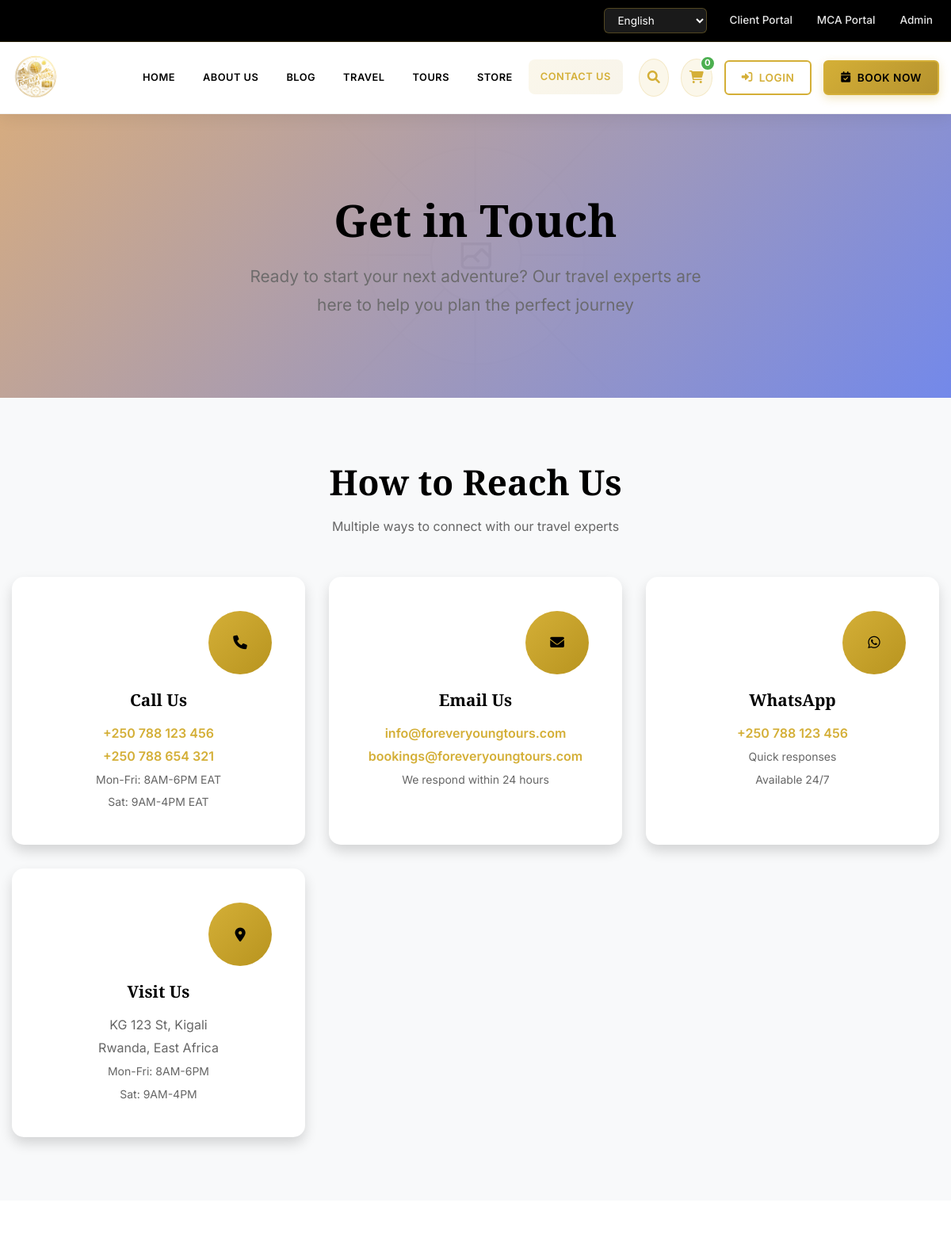
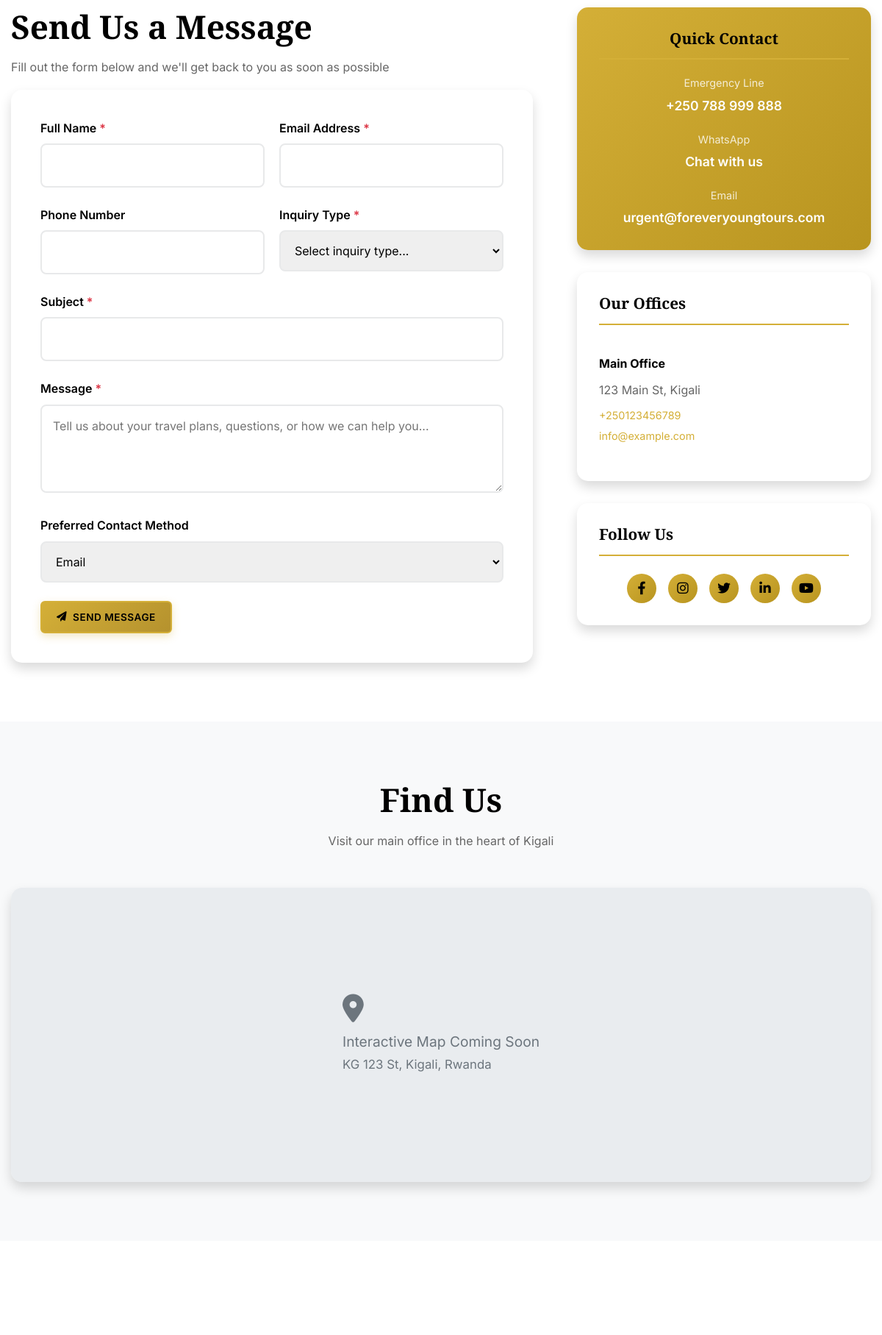
The page /contact.php (upper part) on the database its author committed (2 pictures, top to bottom).
### tables this page shows
CREATE TABLE `office_locations` (
  `id` int(11) NOT NULL,
  `name` varchar(255) NOT NULL,
  `address` text DEFAULT NULL,
  `phone` varchar(50) DEFAULT NULL,
  `email` varchar(100) DEFAULT NULL,
  `map_url` text DEFAULT NULL,
  `created_at` datetime DEFAULT current_timestamp(),
  `status` enum('active','inactive') DEFAULT 'active',
  `is_primary` tinyint(1) DEFAULT 0
);

### contact.php (the view, shortened to what this page needs)
<?php
require_once 'config/config.php';
$offices = $db->query("
    SELECT * FROM office_locations
    WHERE status = 'active'
    ORDER BY name
")->fetchAll();
?>
<!DOCTYPE html>
<html lang="en">
<head>
    <link rel="stylesheet" href="assets/css/style.css">
    <link href="https://cdnjs.cloudflare.com/ajax/libs/font-awesome/6.0.0/css/all.min.css" rel="stylesheet">
</head>
<body>
    <?php include 'includes/header.php'; ?>
    <section class="contact-hero">
        <div class="container">
            <h1>Get in Touch</h1>
            <p>Ready to start your next adventure? Our travel experts are here to help you plan the perfect journey</p>
        </div>
    </section>
    <section class="contact-info-section">
        <div class="container">
            <div class="section-header text-center">
                <h2>How to Reach Us</h2>
                <p>Multiple ways to connect with our travel experts</p>
            </div>
            <div class="contact-info-grid">
                <div class="contact-info-card">
                    <div class="contact-icon">
                        <i class="fas fa-phone"></i>
                    </div>
                    <h3 class="contact-info-title">Call Us</h3>
                    <div class="contact-info-details">
                        <a href="tel:+250788123456">+250 788 123 456</a><br>
                        <a href="tel:+250788654321">+250 788 654 321</a><br>
                        <small>Mon-Fri: 8AM-6PM EAT<br>Sat: 9AM-4PM EAT</small>
                    </div>
                </div>
                <div class="contact-info-card">
                    <div class="contact-icon">
                        <i class="fas fa-envelope"></i>
                    </div>
                    <h3 class="contact-info-title">Email Us</h3>
                    <div class="contact-info-details">
                        <a href="mailto:info@foreveryoungtours.com">info@foreveryoungtours.com</a><br>
                        <a href="mailto:bookings@foreveryoungtours.com">bookings@foreveryoungtours.com</a><br>
                        <small>We respond within 24 hours</small>
                    </div>
                </div>
                <div class="contact-info-card">
                    <div class="contact-icon">
                        <i class="fab fa-whatsapp"></i>
                    </div>
                    <h3 class="contact-info-title">WhatsApp</h3>
                    <div class="contact-info-details">
                        <a href="https://wa.me/250788123456" target="_blank">+250 788 123 456</a><br>
                        <small>Quick responses<br>Available 24/7</small>
                    </div>
                </div>
                <div class="contact-info-card">
                    <div class="contact-icon">
                        <i class="fas fa-map-marker-alt"></i>
                    </div>
                    <h3 class="contact-info-title">Visit Us</h3>
                    <div class="contact-info-details">
                        KG 123 St, Kigali<br>
                        Rwanda, East Africa<br>
                        <small>Mon-Fri: 8AM-6PM<br>Sat: 9AM-4PM</small>
                    </div>
                </div>
            </div>
        </div>
    </section>
    <section class="contact-form-section">
        <div class="container">
            <div class="contact-layout">
                <div class="main-content">
                    <div class="section-header">
                        <h2>Send Us a Message</h2>
                        <p>Fill out the form below and we'll get back to you as soon as possible</p>
                    </div>
                    <form class="contact-form" method="POST">
                        <div class="form-row">
                            <div class="form-group required">
                                <label for="name">Full Name</label>
                                <input type="text" id="name" name="name"
                                    value="<?php echo htmlspecialchars($_POST['name'] ?? ''); ?>" required>
                            </div>
                            <div class="form-group required">
                                <label for="email">Email Address</label>
                                <input type="email" id="email" name="email"
                                    value="<?php echo htmlspecialchars($_POST['email'] ?? ''); ?>" required>
                            </div>
                        </div>
                        <div class="form-row">
                            <div class="form-group">
                                <label for="phone">Phone Number</label>
                                <input type="tel" id="phone" name="phone"
                                    value="<?php echo htmlspecialchars($_POST['phone'] ?? ''); ?>">
                            </div>
                            <div class="form-group required">
                                <label for="inquiry_type">Inquiry Type</label>
                                <select id="inquiry_type" name="inquiry_type" required>
                                    <option value="">Select inquiry type...</option>
                                </select>
                            </div>
                        </div>
                        <div class="form-group required">
                            <label for="subject">Subject</label>
                            <input type="text" id="subject" name="subject"
                                value="<?php echo htmlspecialchars($_POST['subject'] ?? ''); ?>" required>
                        </div>
                        <div class="form-group required">
                            <label for="message">Message</label>
                            <textarea id="message" name="message"
                                placeholder="Tell us about your travel plans, questions, or how we can help you..."
                                required><?php echo htmlspecialchars($_POST['message'] ?? ''); ?></textarea>
                        </div>
                        <div class="form-group">
                            <label for="preferred_contact">Preferred Contact Method</label>
                            <select id="preferred_contact" name="preferred_contact">
                                <option value="email" <?php echo ($_POST['preferred_contact'] ?? 'email') === 'email' ? 'selected' : ''; ?>>Email</option>
                            </select>
                        </div>
                        <button type="submit" name="submit_contact" class="btn btn-primary btn-lg">
                            <i class="fas fa-paper-plane"></i> Send Message
                        </button>
                    </form>
                </div>
                <div class="contact-sidebar">
                    <div class="sidebar-widget quick-contact">
                        <h3 class="widget-title">Quick Contact</h3>
                        <div class="quick-contact-item">
                            <div class="quick-contact-label">Emergency Line</div>
                            <div class="quick-contact-value">
                                <a href="tel:+250788999888">+250 788 999 888</a>
                            </div>
                        </div>
                        <div class="quick-contact-item">
                            <div class="quick-contact-label">WhatsApp</div>
                            <div class="quick-contact-value">
                                <a href="https://wa.me/250788123456" target="_blank">Chat with us</a>
                            </div>
                        </div>
                        <div class="quick-contact-item">
                            <div class="quick-contact-label">Email</div>
                            <div class="quick-contact-value">
                                <a href="mailto:urgent@foreveryoungtours.com">urgent@foreveryoungtours.com</a>
                            </div>
                        </div>
                    </div>
                    <?php if (!empty($offices)): ?>
                        <div class="sidebar-widget">
                            <h3 class="widget-title">Our Offices</h3>
                            <?php foreach ($offices as $office): ?>
                                <div class="office-item">
                                    <div class="office-name">
                                        <?php echo htmlspecialchars($office['name']); ?>
                                    </div>
                                    <div class="office-address"><?php echo htmlspecialchars($office['address']); ?></div>
                                    <div class="office-contact">
                                        <?php if ($office['phone']): ?>
                                            <a
                                                href="tel:<?php echo $office['phone']; ?>"><?php echo htmlspecialchars($office['phone']); ?></a>
                                        <?php endif; ?>
                                        <?php if ($office['email']): ?>
                                            <a
                                                href="mailto:<?php echo $office['email']; ?>"><?php echo htmlspecialchars($office['email']); ?></a>
                                        <?php endif; ?>
                                    </div>
                                </div>
                            <?php endforeach; ?>
                        </div>
                    <?php endif; ?>
                    <div class="sidebar-widget">
                        <h3 class="widget-title">Follow Us</h3>
                        <div class="social-links">
                            <a href="#" class="social-link" title="Facebook">
                                <i class="fab fa-facebook-f"></i>
                            </a>
                            <a href="#" class="social-link" title="Instagram">
                                <i class="fab fa-instagram"></i>
                            </a>
                            <a href="#" class="social-link" title="Twitter">
                                <i class="fab fa-twitter"></i>
                            </a>
                            <a href="#" class="social-link" title="LinkedIn">
                                <i class="fab fa-linkedin-in"></i>
                            </a>
                            <a href="#" class="social-link" title="YouTube">
                                <i class="fab fa-youtube"></i>
                            </a>
                        </div>
                    </div>
                </div>
            </div>
        </div>
    </section>
    <section class="map-section">
        <div class="container">
            <div class="section-header text-center">
                <h2>Find Us</h2>
                <p>Visit our main office in the heart of Kigali</p>
            </div>
            <div class="map-container">
                <div class="map-placeholder">
                    <div>
                        <i class="fas fa-map-marker-alt" style="font-size: 2em; margin-bottom: 10px;"></i><br>
                        Interactive Map Coming Soon<br>
                        <small>KG 123 St, Kigali, Rwanda</small>
                    </div>
                </div>
            </div>
        </div>
    </section>
    <?php include 'includes/footer.php'; ?>
</body>
</html>

### rows shown on the page
office_locations: name "Main Office", address "123 Main St, Kigali", phone "+250123456789", email "info@example.com"

### other values the page prints
$lang['home'] "HOME"
$lang['about_us'] "ABOUT US"
$lang['blog'] "BLOG"
$lang['tours'] "TOURS"
$lang['contact_us'] "CONTACT US"
$lang['login'] "LOGIN"
$lang['book_now'] "BOOK NOW"
